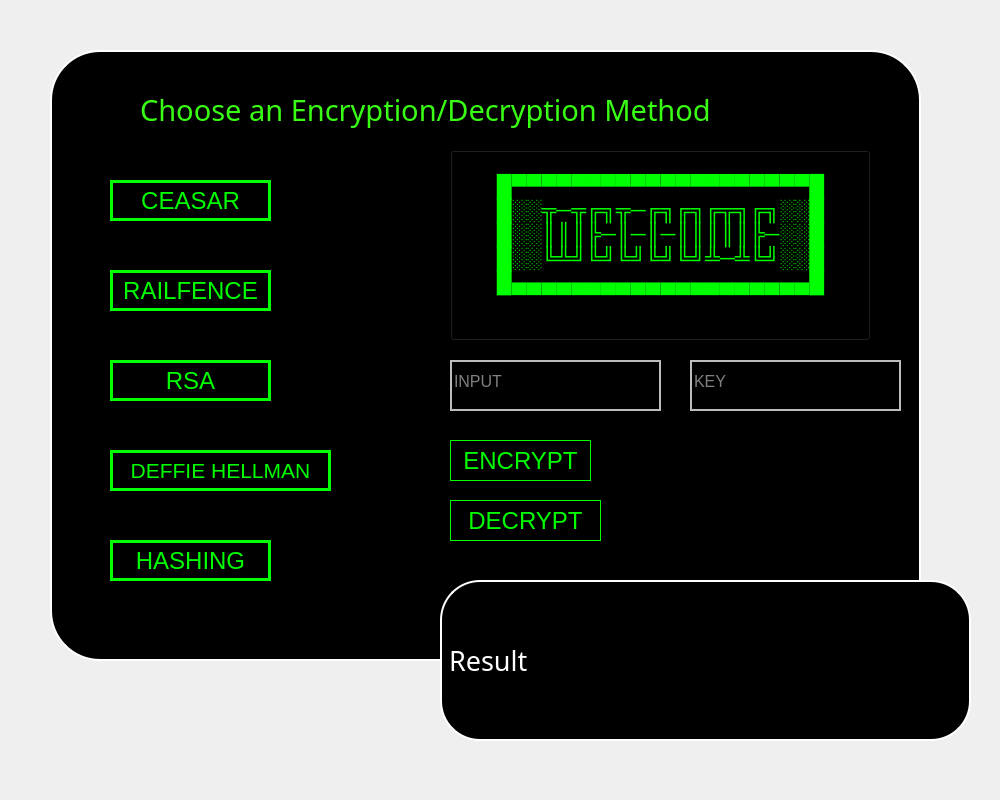
<?xml version="1.0" encoding="UTF-8"?>
<ui version="4.0">
 <class>Form</class>
 <widget class="QWidget" name="Form">
  <property name="geometry">
   <rect>
    <x>0</x>
    <y>0</y>
    <width>1000</width>
    <height>800</height>
   </rect>
  </property>
  <property name="windowTitle">
   <string>Form</string>
  </property>
  <widget class="QLabel" name="label">
   <property name="geometry">
    <rect>
     <x>0</x>
     <y>0</y>
     <width>1061</width>
     <height>821</height>
    </rect>
   </property>
   <property name="text">
    <string/>
   </property>
   <property name="pixmap">
    <pixmap>i7.jpg</pixmap>
   </property>
   <property name="scaledContents">
    <bool>true</bool>
   </property>
  </widget>
  <widget class="QLabel" name="label_2">
   <property name="geometry">
    <rect>
     <x>50</x>
     <y>50</y>
     <width>871</width>
     <height>611</height>
    </rect>
   </property>
   <property name="font">
    <font>
     <family>ISOCT3</family>
    </font>
   </property>
   <property name="styleSheet">
    <string notr="true">border-radius:50px;
background-color:rgb(0, 0, 0);
border:2px solid rgb(255, 255, 255);</string>
   </property>
   <property name="text">
    <string/>
   </property>
  </widget>
  <widget class="QPushButton" name="p1">
   <property name="geometry">
    <rect>
     <x>110</x>
     <y>180</y>
     <width>161</width>
     <height>41</height>
    </rect>
   </property>
   <property name="font">
    <font>
     <pointsize>18</pointsize>
    </font>
   </property>
   <property name="styleSheet">
    <string notr="true">color: rgb(0, 255, 0);
background-color:rgb(0, 0, 0);
border:3px solid rgb(0, 255, 0)</string>
   </property>
   <property name="text">
    <string>CEASAR</string>
   </property>
  </widget>
  <widget class="QLabel" name="label_3">
   <property name="geometry">
    <rect>
     <x>140</x>
     <y>70</y>
     <width>741</width>
     <height>81</height>
    </rect>
   </property>
   <property name="font">
    <font>
     <family>Nirmala UI Semilight</family>
     <pointsize>22</pointsize>
     <weight>50</weight>
     <bold>false</bold>
    </font>
   </property>
   <property name="styleSheet">
    <string notr="true">color: #39FF14;</string>
   </property>
   <property name="text">
    <string>&lt;html&gt;&lt;head/&gt;&lt;body&gt;&lt;p&gt;Choose an Encryption/Decryption Method&lt;/p&gt;&lt;/body&gt;&lt;/html&gt;</string>
   </property>
   <property name="wordWrap">
    <bool>true</bool>
   </property>
  </widget>
  <widget class="QPushButton" name="p2">
   <property name="geometry">
    <rect>
     <x>110</x>
     <y>270</y>
     <width>161</width>
     <height>41</height>
    </rect>
   </property>
   <property name="font">
    <font>
     <pointsize>18</pointsize>
    </font>
   </property>
   <property name="styleSheet">
    <string notr="true">color: rgb(0, 255, 0);
background-color:rgb(0, 0, 0);
border:3px solid rgb(0, 255, 0)</string>
   </property>
   <property name="text">
    <string>RAILFENCE</string>
   </property>
  </widget>
  <widget class="QPushButton" name="p3">
   <property name="geometry">
    <rect>
     <x>110</x>
     <y>360</y>
     <width>161</width>
     <height>41</height>
    </rect>
   </property>
   <property name="font">
    <font>
     <pointsize>18</pointsize>
    </font>
   </property>
   <property name="styleSheet">
    <string notr="true">color: rgb(0, 255, 0);
background-color:rgb(0, 0, 0);
border:3px solid rgb(0, 255, 0)</string>
   </property>
   <property name="text">
    <string>RSA</string>
   </property>
  </widget>
  <widget class="QPushButton" name="p4">
   <property name="geometry">
    <rect>
     <x>110</x>
     <y>450</y>
     <width>221</width>
     <height>41</height>
    </rect>
   </property>
   <property name="font">
    <font>
     <pointsize>16</pointsize>
    </font>
   </property>
   <property name="styleSheet">
    <string notr="true">color: rgb(0, 255, 0);
background-color:rgb(0, 0, 0);
border:3px solid rgb(0, 255, 0)</string>
   </property>
   <property name="text">
    <string>DEFFIE HELLMAN</string>
   </property>
  </widget>
  <widget class="QPushButton" name="p5">
   <property name="geometry">
    <rect>
     <x>110</x>
     <y>540</y>
     <width>161</width>
     <height>41</height>
    </rect>
   </property>
   <property name="font">
    <font>
     <pointsize>18</pointsize>
    </font>
   </property>
   <property name="styleSheet">
    <string notr="true">color: rgb(0, 255, 0);
background-color:rgb(0, 0, 0);
border:3px solid rgb(0, 255, 0)</string>
   </property>
   <property name="text">
    <string>HASHING</string>
   </property>
  </widget>
  <widget class="QPushButton" name="label_4">
   <property name="geometry">
    <rect>
     <x>450</x>
     <y>150</y>
     <width>421</width>
     <height>191</height>
    </rect>
   </property>
   <property name="font">
    <font>
     <pointsize>16</pointsize>
    </font>
   </property>
   <property name="styleSheet">
    <string notr="true">color: rgb(0, 255, 0);
background-color:rgb(0, 0, 0);
</string>
   </property>
   <property name="text">
    <string>█▀▀▀▀▀▀▀▀▀▀▀▀▀▀▀▀▀▀▀▀█
█░░╦─╦╔╗╦─╔╗╔╗╔╦╗╔╗░░█
█░░║║║╠─║─║─║║║║║╠─░░█
█░░╚╩╝╚╝╚╝╚╝╚╝╩─╩╚╝░░█
█▄▄▄▄▄▄▄▄▄▄▄▄▄▄▄▄▄▄▄▄█
</string>
   </property>
  </widget>
  <widget class="QLineEdit" name="i1">
   <property name="geometry">
    <rect>
     <x>450</x>
     <y>360</y>
     <width>211</width>
     <height>51</height>
    </rect>
   </property>
   <property name="font">
    <font>
     <pointsize>12</pointsize>
    </font>
   </property>
   <property name="styleSheet">
    <string notr="true">background-color:rgb(0, 0, 0);
border:none;
border:2px solid rgb(188, 188, 188);
color:rgb(255, 255, 255);
padding-bottom:9px;</string>
   </property>
   <property name="text">
    <string/>
   </property>
   <property name="placeholderText">
    <string>INPUT</string>
   </property>
  </widget>
  <widget class="QLineEdit" name="i3">
   <property name="geometry">
    <rect>
     <x>690</x>
     <y>360</y>
     <width>211</width>
     <height>51</height>
    </rect>
   </property>
   <property name="font">
    <font>
     <pointsize>12</pointsize>
    </font>
   </property>
   <property name="styleSheet">
    <string notr="true">background-color:rgb(0, 0, 0);
border:none;
border:2px solid rgb(188, 188, 188);
color:rgb(255, 255, 255);
padding-bottom:9px;</string>
   </property>
   <property name="text">
    <string/>
   </property>
   <property name="placeholderText">
    <string>KEY</string>
   </property>
  </widget>
  <widget class="QLabel" name="i2">
   <property name="geometry">
    <rect>
     <x>440</x>
     <y>580</y>
     <width>531</width>
     <height>161</height>
    </rect>
   </property>
   <property name="font">
    <font>
     <family>Nirmala UI Semilight</family>
     <pointsize>20</pointsize>
     <weight>50</weight>
     <bold>false</bold>
    </font>
   </property>
   <property name="styleSheet">
    <string notr="true">color: rgb(255, 255, 255);
border:2px solid rgb(255, 255, 255);
background-color:rgb(0, 0, 0);
border-radius:40px;</string>
   </property>
   <property name="text">
    <string>&lt;html&gt;&lt;head/&gt;&lt;body&gt;&lt;p&gt;Result&lt;/p&gt;&lt;/body&gt;&lt;/html&gt;</string>
   </property>
   <property name="wordWrap">
    <bool>true</bool>
   </property>
  </widget>
  <widget class="QPushButton" name="c1">
   <property name="geometry">
    <rect>
     <x>450</x>
     <y>440</y>
     <width>141</width>
     <height>41</height>
    </rect>
   </property>
   <property name="font">
    <font>
     <pointsize>18</pointsize>
    </font>
   </property>
   <property name="styleSheet">
    <string notr="true">QPushButton{
color: rgb(0, 255, 0);
background-color:rgb(0, 0, 0);
border:1px solid rgb(0, 255, 0)
}
QPushButton:checked
{
border:3px solid rgb(0, 76, 255);
}</string>
   </property>
   <property name="text">
    <string>ENCRYPT</string>
   </property>
   <property name="checkable">
    <bool>true</bool>
   </property>
  </widget>
  <widget class="QPushButton" name="c2">
   <property name="geometry">
    <rect>
     <x>450</x>
     <y>500</y>
     <width>151</width>
     <height>41</height>
    </rect>
   </property>
   <property name="font">
    <font>
     <pointsize>18</pointsize>
    </font>
   </property>
   <property name="styleSheet">
    <string notr="true">QPushButton{
color: rgb(0, 255, 0);
background-color:rgb(0, 0, 0);
border:1px solid rgb(0, 255, 0)
}
QPushButton:checked
{
border:3px solid rgb(0, 76, 255);
}</string>
   </property>
   <property name="text">
    <string>DECRYPT</string>
   </property>
   <property name="checkable">
    <bool>true</bool>
   </property>
  </widget>
 </widget>
 <resources>
  <include location="new.qrc"/>
 </resources>
 <connections/>
</ui>
